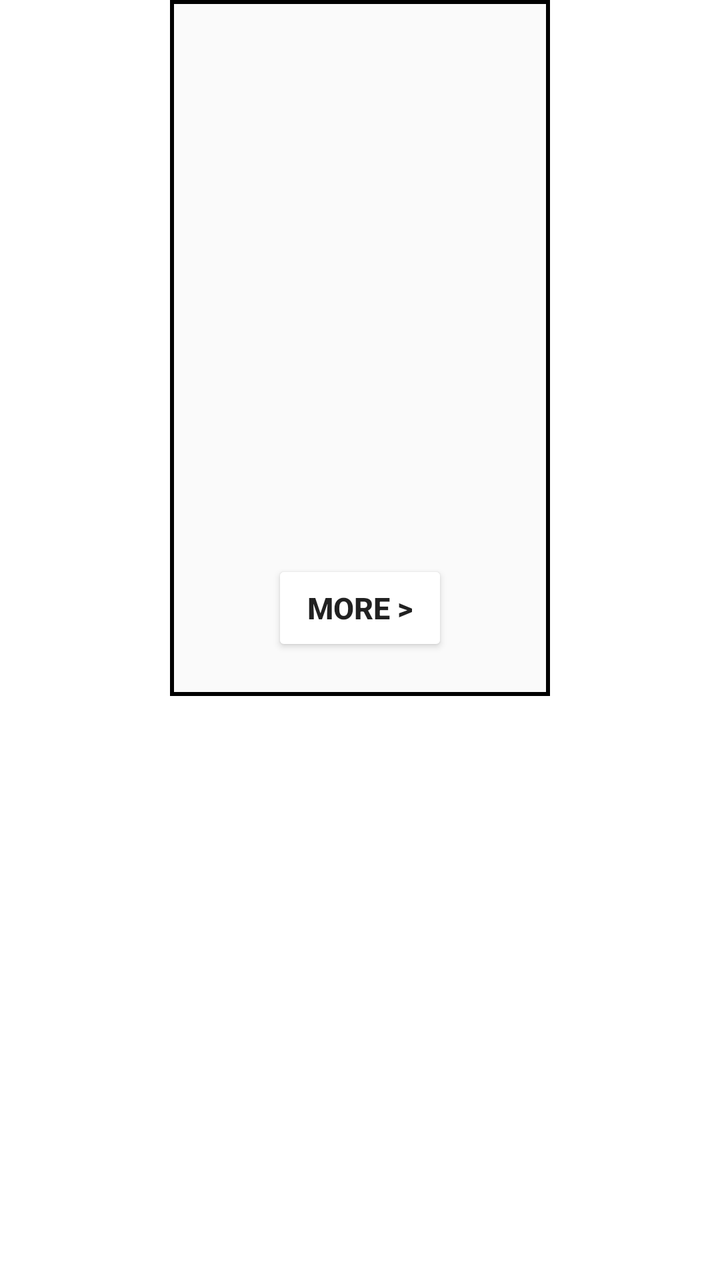
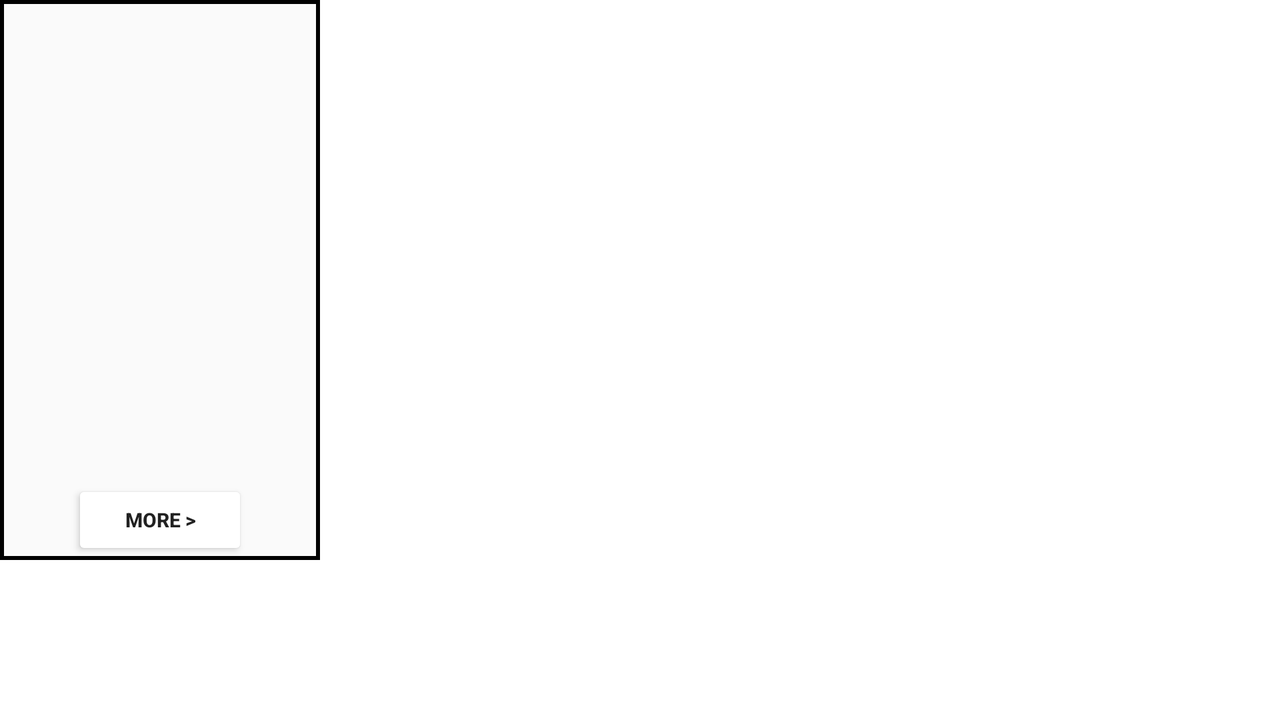

An Android layout and its configuration variant, each rendered on a device that would load it. The default file and the variant file are quoted in full after the pictures.
<!-- AndroidManifest.xml: application theme Theme.BooksStorage -->
<!-- res/layout/read_activity_rv_item.xml -->
<?xml version="1.0" encoding="utf-8"?>
<LinearLayout
    android:layout_height="wrap_content"
    android:layout_width="match_parent"
    xmlns:android="http://schemas.android.com/apk/res/android"
    android:layout_margin="30dp"
    android:orientation="vertical">

    <RelativeLayout
        android:id="@+id/readContainer"
        android:layout_width="wrap_content"
        android:layout_height="wrap_content"
        android:layout_gravity="center_horizontal"
        android:background="@drawable/border_light_mode">

        <ImageView
            android:id="@+id/ReadActivityCover"
            android:layout_width="@dimen/bookcover_width"
            android:layout_height="@dimen/bookcover_height"
            android:layout_centerHorizontal="true"
            android:layout_margin="20dp"
            android:transitionName="transition" />

        <Button
            android:id="@+id/ReadActivityMore"
            android:layout_width="wrap_content"
            android:layout_height="wrap_content"
            android:layout_below="@id/ReadActivityCover"
            android:layout_centerHorizontal="true"
            android:backgroundTint="@color/blueButton"
            android:textSize="15dp"
            android:textStyle="bold"
            android:text="More >"
            android:layout_marginBottom="20dp">

        </Button>
    </RelativeLayout>
</LinearLayout>
<!-- resources referenced by this layout -->
<resources>
  <dimen name="bookcover_height">240dp</dimen>
  <dimen name="bookcover_width">150dp</dimen>
  <!-- drawable border_light_mode (drawable) -->
  <?xml version="1.0" encoding="utf-8"?>
  <layer-list xmlns:android="http://schemas.android.com/apk/res/android">
      <item>
          <shape android:shape="rectangle">
              <solid android:color="#000000" />
          </shape>
      </item>
      <item android:left="2dp" android:right="2dp"  android:top="2dp" android:bottom="2dp">
          <shape android:shape="rectangle">
              <solid android:color="#fafafa" />
          </shape>
      </item>
  </layer-list>
  <style name="Theme.BooksStorage" parent="Theme.MaterialComponents.DayNight.DarkActionBar">
          
          <item name="colorPrimary">@color/purple_500</item>
          <item name="colorPrimaryVariant">@color/purple_700</item>
          <item name="colorOnPrimary">@color/white</item>
          
          <item name="colorSecondary">@color/teal_200</item>
          <item name="colorSecondaryVariant">@color/teal_700</item>
          <item name="colorOnSecondary">@color/black</item>
          
          <item name="android:statusBarColor" tools:targetApi="l">?attr/colorPrimaryVariant</item>
          
      </style>
  <color name="purple_500">#FF6200EE</color>
  <color name="purple_700">#FF3700B3</color>
  <color name="white">#FFFFFFFF</color>
  <color name="teal_200">#FF03DAC5</color>
  <color name="teal_700">#FF018786</color>
  <color name="black">#FF000000</color>
</resources>
<!-- res/layout-land/read_activity_rv_item.xml (the author's variant of the layout above) -->
<!-- drawn on the phone turned sideways -->
<?xml version="1.0" encoding="utf-8"?>
<LinearLayout
    android:layout_height="wrap_content"
    android:layout_width="wrap_content"
    xmlns:android="http://schemas.android.com/apk/res/android"
    android:layout_margin="5dp"
    android:orientation="horizontal">


    <RelativeLayout
        android:id="@+id/readContainer"
        android:layout_width="wrap_content"
        android:layout_height="wrap_content"
        android:layout_gravity="center_horizontal"
        android:background="@drawable/border_light_mode">

    <ImageView
        android:id="@+id/ReadActivityCover"
        android:layout_width="@dimen/bookcover_width"
        android:layout_height="@dimen/bookcover_height"
        android:layout_centerHorizontal="true"
        android:layout_marginLeft="5dp"
        android:layout_marginRight="5dp"></ImageView>

        <Button
            android:id="@+id/ReadActivityMore"
            android:layout_width="wrap_content"
            android:layout_height="40dp"
            android:layout_below="@id/ReadActivityCover"
            android:layout_centerHorizontal="true"
            android:backgroundTint="@color/blueButton"
            android:textSize="10dp"
            android:textStyle="bold"
            android:text="More >">

        </Button>

    </RelativeLayout>

</LinearLayout>
